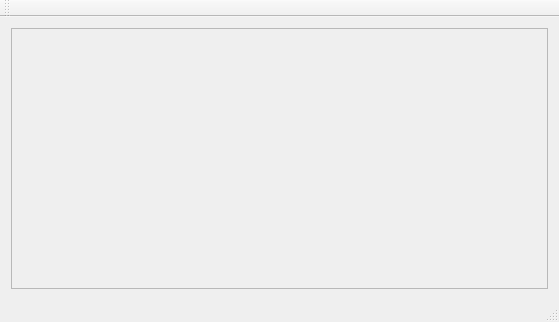
<?xml version="1.0" encoding="UTF-8"?>
<ui version="4.0">
 <class>MainWindow</class>
 <widget class="QMainWindow" name="MainWindow">
  <property name="geometry">
   <rect>
    <x>0</x>
    <y>0</y>
    <width>559</width>
    <height>322</height>
   </rect>
  </property>
  <property name="windowTitle">
   <string>MainWindow</string>
  </property>
  <widget class="QWidget" name="centralWidget">
   <layout class="QVBoxLayout" name="verticalLayout">
    <item>
     <widget class="QFrame" name="frame">
      <property name="frameShape">
       <enum>QFrame::StyledPanel</enum>
      </property>
      <property name="frameShadow">
       <enum>QFrame::Raised</enum>
      </property>
      <layout class="QVBoxLayout" name="verticalLayout_2">
       <item>
        <widget class="QCustomPlot" name="plotDisplay" native="true"/>
       </item>
      </layout>
     </widget>
    </item>
   </layout>
  </widget>
  <widget class="QMenuBar" name="menuBar">
   <property name="geometry">
    <rect>
     <x>0</x>
     <y>0</y>
     <width>559</width>
     <height>21</height>
    </rect>
   </property>
  </widget>
  <widget class="QToolBar" name="mainToolBar">
   <attribute name="toolBarArea">
    <enum>TopToolBarArea</enum>
   </attribute>
   <attribute name="toolBarBreak">
    <bool>false</bool>
   </attribute>
  </widget>
  <widget class="QStatusBar" name="statusBar"/>
 </widget>
 <layoutdefault spacing="6" margin="11"/>
 <customwidgets>
  <customwidget>
   <class>QCustomPlot</class>
   <extends>QWidget</extends>
   <header>qcustomplot.h</header>
   <container>1</container>
  </customwidget>
 </customwidgets>
 <resources/>
 <connections/>
</ui>
